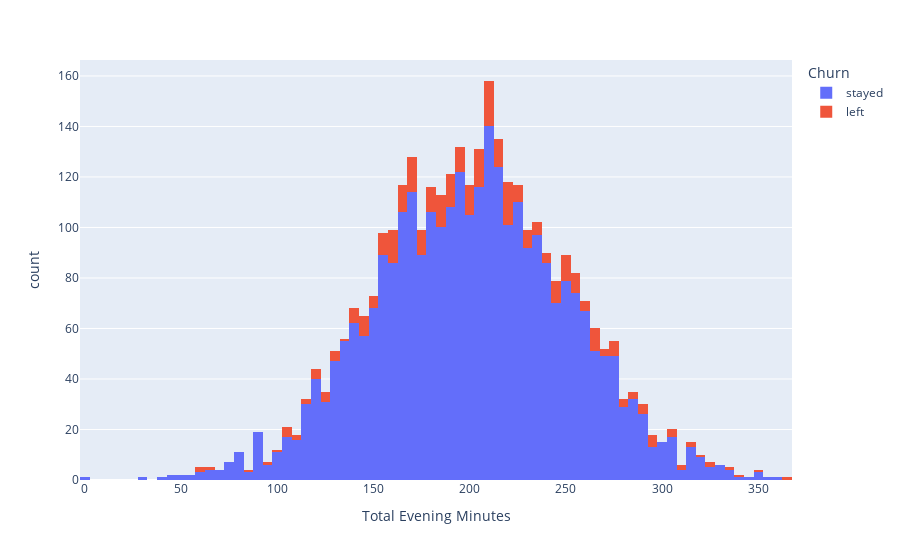

Notebook cell for this chart:
### Markdown cell above
Here with the graphs above, we can see after our model has run with the best parameters that within the International Plan and Voicemail Plan, the same amount of people left SyriaTel. This indicates that both features are equally important as to why consumers are leaving and both should be the focus of improvement rather than just one of them.

### Code cell
px.histogram(data, x="Total Evening Minutes", color="Churn")

### Figure 1 — Plotly figure (JSON) as saved in the notebook; plotly's stock layout.template omitted (floating-point values rounded to 4 significant figures; data arrays with more than 128 entries replaced by an {"elided": "..."} marker saying what was removed)
{"data": [{"alignmentgroup": "True", "bingroup": "x", "hovertemplate": "Churn=stayed<br>Total Evening Minutes=%{x}<br>count=%{y}<extra></extra>", "legendgroup": "stayed", "marker": {"color": "#636efa"}, "name": "stayed", "offsetgroup": "stayed", "orientation": "v", "showlegend": true, "type": "histogram", "x": {"elided": "3010 float values"}, "xaxis": "x", "yaxis": "y"}, {"alignmentgroup": "True", "bingroup": "x", "hovertemplate": "Churn=left<br>Total Evening Minutes=%{x}<br>count=%{y}<extra></extra>", "legendgroup": "left", "marker": {"color": "#EF553B"}, "name": "left", "offsetgroup": "left", "orientation": "v", "showlegend": true, "type": "histogram", "x": {"elided": "323 float values"}, "xaxis": "x", "yaxis": "y"}], "layout": {"barmode": "relative", "legend": {"title": {"text": "Churn"}, "tracegroupgap": 0}, "margin": {"t": 60}, "xaxis": {"anchor": "y", "domain": [0, 1], "title": {"text": "Total Evening Minutes"}}, "yaxis": {"anchor": "x", "domain": [0, 1], "title": {"text": "count"}}}}
